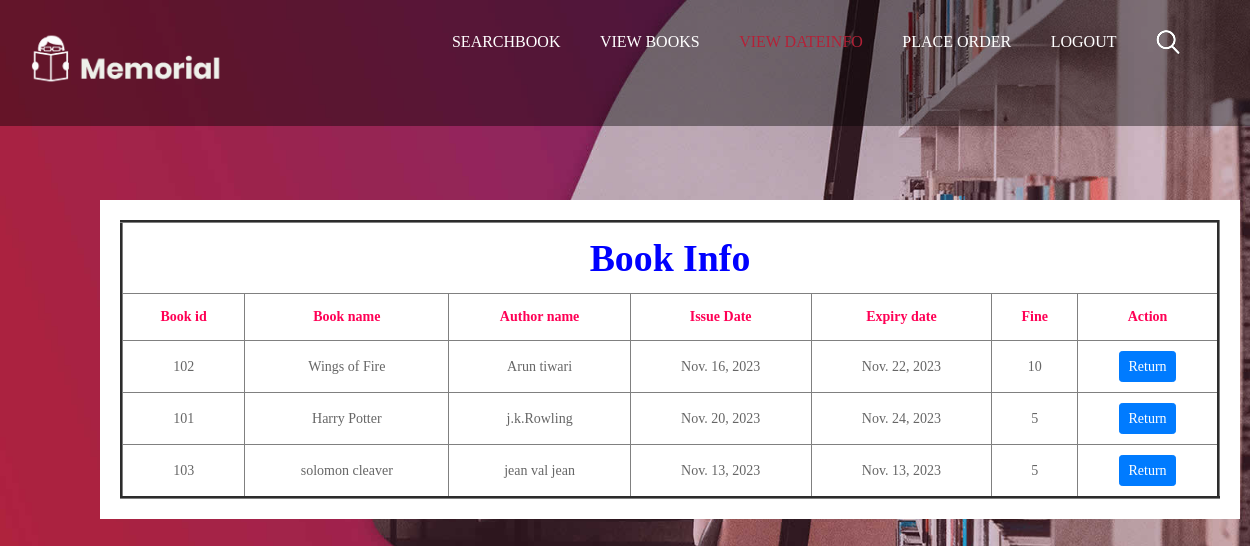
The page /viewdateinfo/ (signed in) on the database as committed earlier.
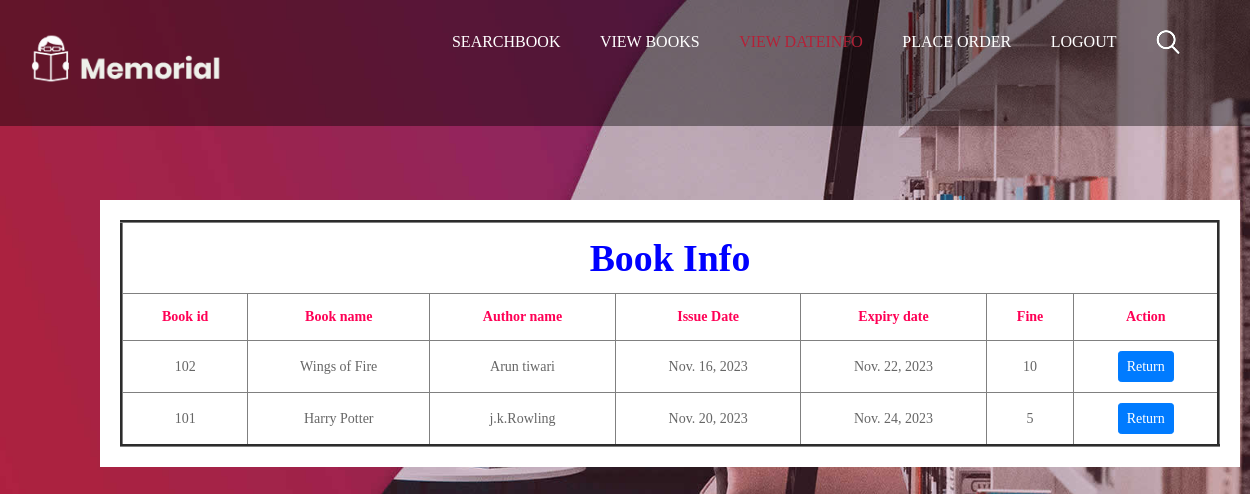
The same page on the database as committed later.
### library/models.py (models this page shows, shortened)
class Student_Book(models.Model):
    user=models.ForeignKey(to=User,on_delete=models.CASCADE)
    stud_name=models.CharField(null=True,blank=True,max_length=230)
    book_name=models.CharField(null=True,blank=True,max_length=230)
    book_id=models.IntegerField(null=False,blank=False,default=0)
    author_name=models.CharField(max_length=100,null=True,blank=True)
    issue_date=models.DateField(auto_now=True)
    expiry_date=models.DateField(auto_now=True)
    fine=models.IntegerField(null=False,blank=False,default=0)
    confirm=models.BooleanField(null=False,blank=False,default=0)

### library/views.py (the view)
# urls.py: path('viewdateinfo/',views.view_dateinfo,name="stud_date_info"),
def view_dateinfo(request):
    x=Student_Book.objects.filter(user=request.user,confirm=True)
    return render(request,'stud_dateinfo_view.html',{'Books':x})

### library/templates/stud_dateinfo_view.html (shortened to what this page needs)
{% load static %}
<!DOCTYPE html>
<html lang="en">
   <head>
      <link rel="stylesheet" href="{% static 'css/bootstrap.min.css' %}">
      <link rel="stylesheet" href="{% static 'css/style.css' %}">
      <link rel="stylesheet" href="{% static 'css/responsive.css' %}">
      <link rel="stylesheet" href="{% static 'css/jquery.mCustomScrollbar.min.css' %}">
      <link href="{% static 'css/login.css' %}" rel='stylesheet' type='text/css'>
</head>
<body class="main-layout home_page" style="background-image: url('/static/images/banner.jpg');height: 100%;width: 100%;">
    <header>
        <div class="header">
           <div class="container">
              <div class="row">
                 <div class="col-xl-3 col-lg-3 col-md-3 col-sm-3 col logo_section">
                    <div class="full">
                       <div class="center-desk">
                          <div class="logo"> <a href="index.html"><img src="{% static 'images/logo.png' %}" alt="#"  style="margin: -60px;padding-left: 20px;"></a> </div>
                       </div>
                    </div>
                 </div>
                 <div class="col-xl-9 col-lg-9 col-md-9 col-sm-9">
                    <div class="menu-area">
                       <div class="limit-box">
                          <nav class="main-menu">
                             <ul class="menu-area-main">
                                <li > <a href="/studlog">Searchbook</a> </li>
                                <li><a href="/view_studbook">VIEW BOOKS</a></li>
                                <li class="active"><a href="/viewdateinfo">view dateinfo</a></li>
                                <li ><a href="/orderdetials">PLACE ORDER</a></li>
                                <li><a href="/logout">LOGOUT</a></li>
                                <li class="mean-last"> <a href="#"><img src="{% static 'images/search_icon.png' %}" alt="#" /></a></li>
                             </ul>
                          </nav>
                       </div>
                    </div>
                 </div>
              </div>
           </div>
        </div>
     </header>
     <div class="container" style="background-color: white; text-align: center; padding: 20px; margin: 200px; margin-left: 100px;">
        <table border="3" style="margin: 0 auto; width: 100%;height: 100%; border-collapse: collapse; text-align: center;">
        <thead>
            <tr>
                <th colspan="9" style="text-align: center; color:blue; font-size:1cm;" >Book Info</th>
            </tr>
                    <tr style="color: rgb(255, 0, 85);" class="trr">
                        <th style="padding: 10px;">Book id</th>
                        <th style="padding: 10px;">Book name</th>
                        <th style="padding: 10px;">Author name</th>
                        <th style="padding: 10px;">Issue Date</th>
                        <th style="padding: 10px;">Expiry date</th>
                        <th style="padding: 10px;">Fine</th>
                        <th style="padding: 10px;">Action</th>
                    </tr>
                </thead>
                <tbody>
                    {% for item in Books %}
                        <tr>
                            <td style="padding: 10px;">{{item.book_id}}</td>
                            <td style="padding: 10px;">{{item.book_name}}</td>
                            <td style="padding: 10px;">{{item.author_name}}</td>
                            <td style="padding: 10px;">{{item.issue_date}}</td>
                            <td style="padding: 10px;">{{item.expiry_date}}</td>
                            <td style="padding: 10px;">{{item.fine}}</td>
                            <td style="padding: 10px;"><a href="/return_book/{{item.id}}/{{item.book_id}}" class="btn btn-primary btn-sm" >Return</a>
                        </tr>
                    {% endfor %}
                </tbody>
            </table>
        </div>
</body>
</html>

### library/static/css/style.css (style rules this page uses)
* { box-sizing: border-box !important; }
body { color: #666666; font-size: 14px; font-family: 'poppins', sans-serif; line-height: 1.80857; font-weight: normal; overflow-x: hidden; }
a { color: #1f1f1f; text-decoration: none !important; outline: none !important; -webkit-transition: all .3s ease-in-out; -moz-transition: all .3s ease-in-out; -ms-transition: all .3s ease-in-out; -o-transition: all .3s ease-in-out; transition: all .3s ease-in-out; }
*, *::after, *::before { -webkit-box-sizing: border-box; -moz-box-sizing: border-box; box-sizing: border-box; }
ul, li, ol { margin: 0px; padding: 0px; list-style: none; }
a { color: #222222; text-decoration: none; outline: none !important; }
a, .btn { text-decoration: none !important; outline: none !important; -webkit-transition: all .3s ease-in-out; -moz-transition: all .3s ease-in-out; -ms-transition: all .3s ease-in-out; -o-transition: all .3s ease-in-out; transition: all .3s ease-in-out; }
img { max-width: 100%; height: auto; }
.full { float: left; width: 100%; }
.full { width: 100%; float: left; margin: 0; padding: 0; }
.header { padding: 15px 0px; position: absolute; z-index: 999; width: 100%; left: 0; top: 0; background-color: #111; }
.home_page .header { background: rgba(0,0,0,0.4); }
.logo { float: left; }
nav.main-menu { float: right; margin-left: 0; }
.menu-area-main li.active a { color: #b32137; }
.main-menu { text-align: center; }
.main-menu ul { margin: 0; list-style-type: none; }
.main-menu ul>li { display: inline-block; position: relative; }
.main-menu ul > li a { padding: 15px 18px; line-height: 20px; font-size: 16px; display: block; font-weight: 500; color: #fff; text-transform: uppercase; }
.main-menu ul li:last-child a { padding-right: 0; }
.main-menu ul li:first-child { margin-left: 0; }
.main-menu ul>li { position: inherit; display: inline-block; vertical-align: middle; }

### library/static/css/login.css (style rules this page uses)
body { background: url('http://i.imgur.com/Eor57Ae.jpg') no-repeat fixed center center; background-size: cover; font-family: Montserrat; }
.logo { width: 213px; height: 36px; background: url('http://i.imgur.com/fd8Lcso.png') no-repeat; margin: 30px auto; }

Rows that differ between the two databases and show on the page:
removed Student_Book: book_id "103", book_name "solomon cleaver", author_name "jean val jean", issue_date "Nov. 13, 2023", expiry_date "Nov. 13, 2023", fine "5"
